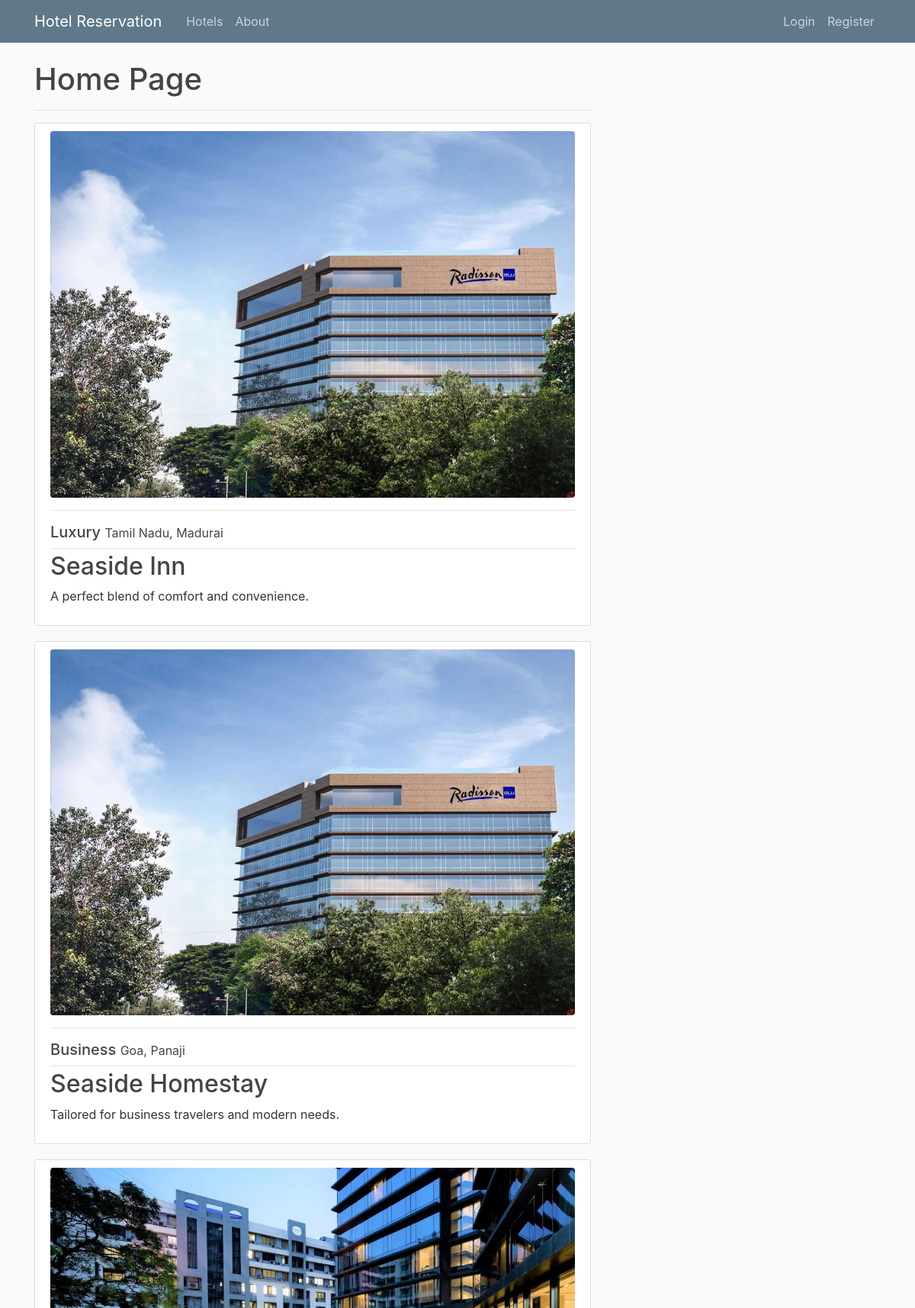
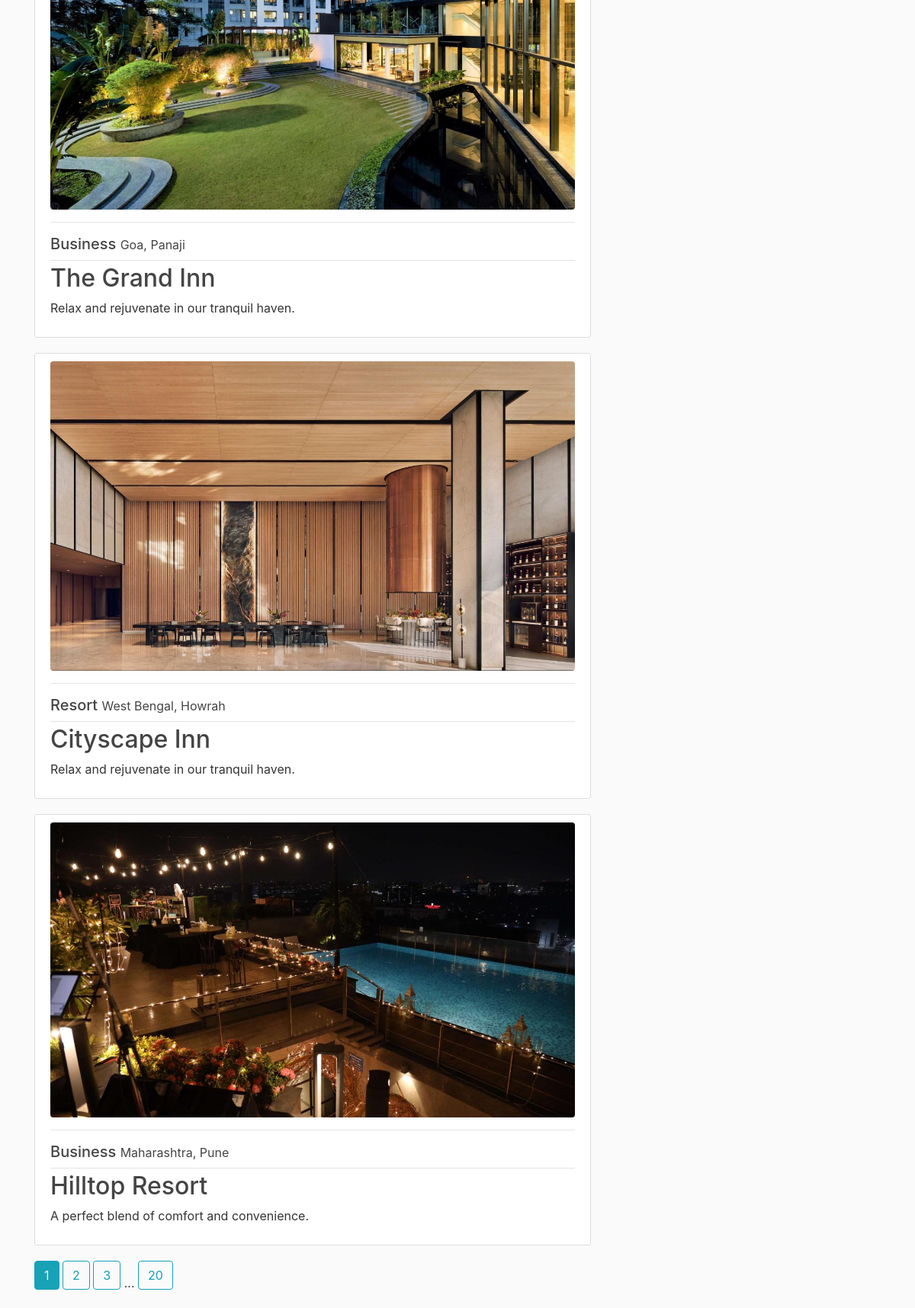
/home/, run on the app's committed database (2 pictures, top to bottom).
### hotelreservation/models.py (models this page shows, shortened)
class Hotel(db.Model):
    id = db.Column(db.Integer, primary_key=True)
    name = db.Column(db.String(100), nullable=False)
    date_posted = db.Column(db.DateTime, nullable=False, default=datetime.utcnow)
    type = db.Column(db.String(20), nullable=False)
    description = db.Column(db.Text, nullable=False)
    image_file = db.Column(db.String(20), nullable=False, default="default.jpg")
    city = db.Column(db.String(50), nullable=False)
    state = db.Column(db.String(50), nullable=False)
    contact = db.Column(db.String(10), nullable=False)
    rooms = db.relationship("Room", backref="hotel", lazy=True)
    reservations = db.relationship("Reservation", backref="hotel", lazy="dynamic")

### hotelreservation/main/views.py (the view)
@main.route("/home/")
def home():
    page = request.args.get("page", 1, type=int)
    hotels = Hotel.query.order_by(Hotel.date_posted.desc()).paginate(page=page, per_page=5)
    return render_template("home.html", title="Home", block_title="Home Page", hotels=hotels)

### hotelreservation/templates/home.html
{% extends "base.html" %}
{% block content %}
    <h1>{{ block_title }}</h1><hr>
    {% for hotel in hotels %}
        <article class="media content-section">
            <div class="media-body">
                <div class="image-container">
                    <a class="article-title" href="{{ url_for('hotels.hotel_rooms', hotel_id=hotel.id) }}">
                        <img class="img-fluid rounded" src="{{ url_for('static', filename='hotel_images/' + hotel.image_file) }}" alt="{{ hotel.name }}">
                    </a>
                </div><hr>
                <div class="article-metadata">
                    <h5>
                        {{ hotel.type }}
                        <small class="article-content">{{ hotel.state }}, {{ hotel.city }}</small>
                    </h5>
                </div>
                <h2><a class="article-title" href="{{ url_for('hotels.hotel_rooms', hotel_id=hotel.id) }}">{{ hotel.name }}</a></h2>
                <p class="article-content">{{ hotel.description }}</p>
            </div>
        </article>
    {% endfor %}
    {% for page_num in hotels.iter_pages(left_edge=1, right_edge=1, left_current=1, right_current=2) %}
      {% if page_num %}
        {% if hotels.page == page_num %}
          <a class="btn btn-info mb-4" href="{{ url_for('main.home', page=page_num) }}">{{ page_num }}</a>
        {% else %}
          <a class="btn btn-outline-info mb-4" href="{{ url_for('main.home', page=page_num) }}">{{ page_num }}</a>
        {% endif %}
      {% else %}
        ...
      {% endif %}
    {% endfor %}
{% endblock content %}

### hotelreservation/templates/base.html (shortened to what this page needs)
<!DOCTYPE html>
<html lang="en">
<head>
    <link rel="stylesheet" href="https://maxcdn.bootstrapcdn.com/bootstrap/4.0.0/css/bootstrap.min.css">
    <link rel="stylesheet" type="text/css" href="{{ url_for('static', filename='main.css') }}">
</head>
<body>
    <header class="site-header">
      <nav class="navbar navbar-expand-md navbar-dark bg-steel fixed-top">
        <div class="container">
          <a class="navbar-brand mr-4" href="/">Hotel Reservation</a>
          <div class="collapse navbar-collapse" id="navbarToggle">
            <div class="navbar-nav mr-auto">
              <a class="nav-item nav-link" href="{{ url_for('main.home') }}">Hotels</a>
              <a class="nav-item nav-link" href="{{ url_for('main.about') }}">About</a>
            </div>
            <div class="navbar-nav">
              {% if current_user.is_authenticated %}
                <a class="nav-item nav-link" href="{{ url_for('posts.create_post') }}">New Post</a>
                <a class="nav-item nav-link" href="{{ url_for('users.account') }}">Account</a>
                <a class="nav-item nav-link" href="{{ url_for('users.logout') }}">Logout</a>
              {% else %}
                <a class="nav-item nav-link" href="{{ url_for('users.login') }}">Login</a>
                <a class="nav-item nav-link" href="{{ url_for('users.register') }}">Register</a>
              {% endif %}
            </div>
          </div>
        </div>
      </nav>
    </header>
    <main role="main" class="container">
      <div class="row">
        <div class="col-md-8">
          {% block content %}{% endblock %}
        </div>
      </div>
    </main>
</body>
</html>

### hotelreservation/static/main.css (style rules this page uses)
body { background: #fafafa; color: #333333; margin-top: 5rem; }
h1, h2, h3, h4, h5, h6 { color: #444444; }
.bg-steel { background-color: #5f788a; }
.site-header .navbar-nav .nav-link { color: #cbd5db; }
.content-section { background: #ffffff; padding: 10px 20px; border: 1px solid #dddddd; border-radius: 3px; margin-bottom: 20px; }
.article-title { color: #444444; }
.article-content { white-space: pre-line; }
.article-metadata { padding-bottom: 1px; margin-bottom: 4px; border-bottom: 1px solid #e3e3e3 }

### data on the page
Hotel: image_file (picture), type "Luxury", state "Tamil Nadu", city "Madurai", name "Seaside Inn", description "A perfect blend of comfort and convenience."
Hotel: image_file (picture), type "Business", state "Goa", city "Panaji", name "Seaside Homestay", description "Tailored for business travelers and modern needs."
Hotel: image_file (picture), type "Business", state "Goa", city "Panaji", name "The Grand Inn", description "Relax and rejuvenate in our tranquil haven."
Hotel: image_file (picture), type "Resort", state "West Bengal", city "Howrah", name "Cityscape Inn", description "Relax and rejuvenate in our tranquil haven."
Hotel: image_file (picture), type "Business", state "Maharashtra", city "Pune", name "Hilltop Resort", description "A perfect blend of comfort and convenience."

### other printed values
{{ block_title }} "Home Page"
{{ page_num }} "1"
{{ page_num }} "2" "3" "20"
